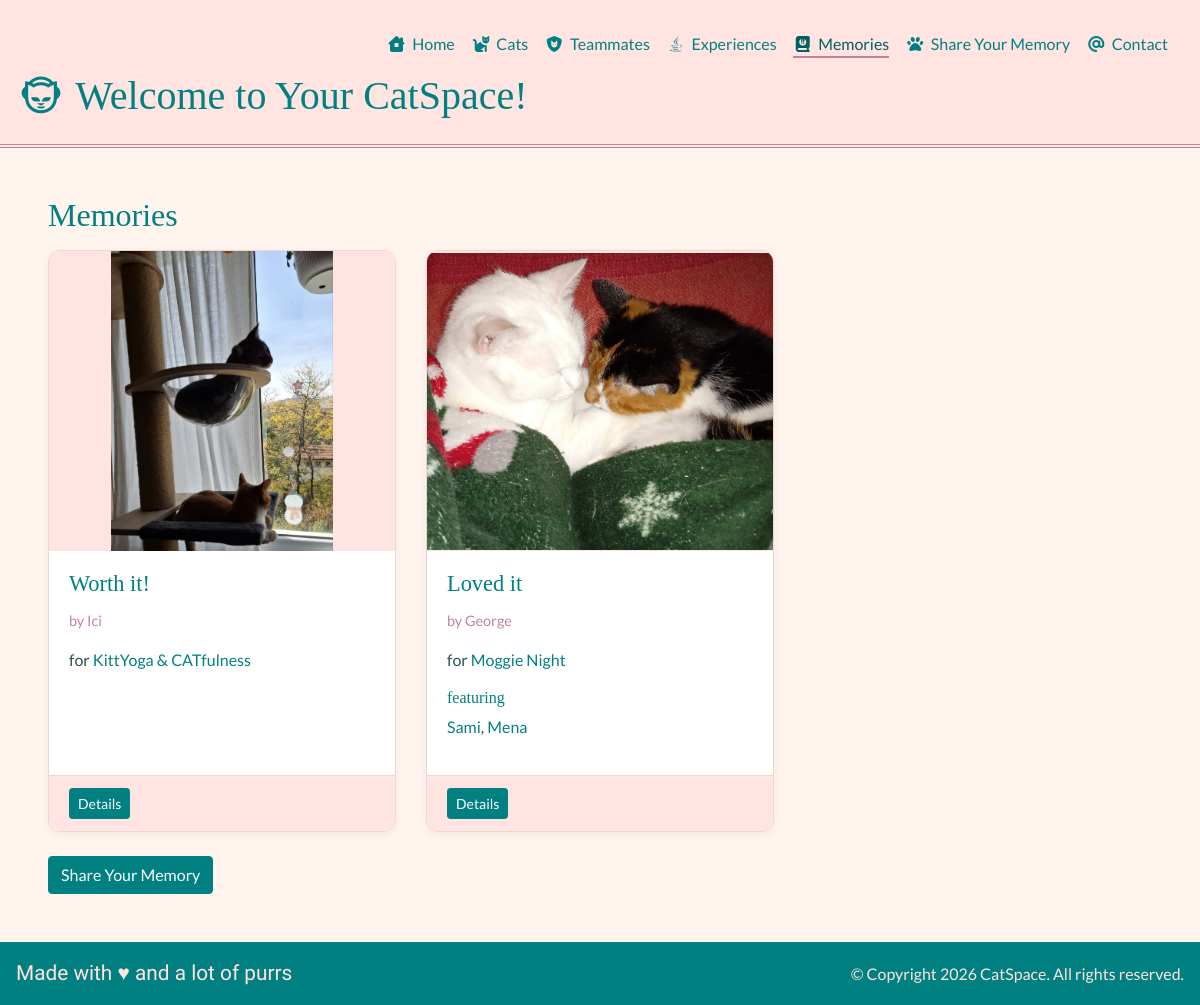
Screenshot of /memories/ with the database file from the repository.
### memories/models.py (models this page shows, shortened)
class Memory(TimeStampMixin):
    title = models.CharField(max_length=30)
    author = models.CharField(max_length=30)
    description = models.TextField(blank=True)
    image = models.ImageField(upload_to="memories/", null=True, blank=True)
    rating = models.PositiveSmallIntegerField(validators=[MinValueValidator(1), MaxValueValidator(10)],
                                              null=True, blank=True)
    experience = models.ForeignKey("experiences.Experience", on_delete=models.SET_NULL, related_name="memories",
                                   null=True, blank=True)
    cats = models.ManyToManyField("cats.Cat", related_name="memories", blank=True)
    class Meta:
        ordering = ["-updated_at"]

### experiences/models.py (models this page shows, shortened)
class Experience(TimeStampMixin):
    name = models.CharField(max_length=30, unique=True)
    description = models.TextField(blank=True)
    cover_image_url = models.URLField(null=True, blank=True)
    price = models.DecimalField(max_digits=5, decimal_places=2, validators=[MinValueValidator(0)])
    teammate = models.ForeignKey("teammates.Teammate", on_delete=models.SET_NULL, null=True, blank=True,
                                 related_name="experiences")
    is_available = models.BooleanField(default=True, blank=True)
    slug = models.SlugField(blank=True, unique=True)
    class Meta:
        ordering = ["-updated_at"]
    def __str__(self) -> str:
        return self.name

### cats/models.py (models this page shows, shortened)
class Cat(TimeStampMixin):
    class FurChoice(models.TextChoices):
        BLACK = "Black", "Black"
        WHITE = "White", "White"
        GINGER = "Ginger", "Ginger"
        GRAY = "Gray", "Gray"
        TABBY = "Tabby", "Tabby"
        TUXEDO= "Tuxedo", "Tuxedo"
        CALICO = "Calico", "Calico"
        OTHER = "Other", "Other"
    class EyesChoice(models.TextChoices):
        BLUE = "Blue", "Blue"
        GREEN = "Green", "Green"
        YELLOW = "Yellow", "Yellow"
        ORANGE = "Orange", "Orange"
        HETEROCHROMIA = "Heterochromia", "Heterochromia"
        OTHER = "Other", "Other"
    name = models.CharField(max_length=30, unique=True)
    description = models.TextField(blank=True)
    birthday = models.DateField(blank=True, null=True, validators=[validate_birthday])
    image_url = models.URLField(blank=True, null=True)
    eyes = models.CharField(choices=EyesChoice.choices, max_length=20)
    fur = models.CharField(choices=FurChoice.choices, max_length=20)
    is_long_haired = models.BooleanField(default=False, blank=True)
    def __str__(self) -> str:
        return self.name
    class Meta:
        ordering = ["created_at"]

### memories/views.py (the view)
# urls.py: path("", views.MemoryList.as_view(), name="list"),
class MemoryList(ListView):
    queryset = Memory.objects.select_related("experience").prefetch_related("cats")
    paginate_by = 3

### templates/memories/memory_list.html (shortened to what this page needs)
{% extends "base.html" %}
{% load static %}
{% block content %}
    <h2>Memories</h2>
    <section class="row card-list">
        {% for memory in memory_list %}
            <article class="col-md-6 col-lg-4 mb-4">
                <div class="card h-100">
                    {% if memory.image %}
                        <a href="{{ memory.image.url }}" target="_blank">
                            <img src="{{ memory.image.url }}" alt="Memory Image" class="card-img-top">
                        </a>
                    {% else %}
                        <div class="card-img-placeholder"><i class="fa-solid fa-paw"></i></div>
                    {% endif %}
                    <div class="card-body">
                        <h3 class="card-title">{{ memory.title }}</h3>
                        <p class="card-meta">by {{ memory.author }}</p>
                        {% if memory.experience %}
                            <p>for <a href="{% url 'experiences:detail' memory.experience.slug %}">{{ memory.experience }}</a></p>
                        {% endif %}
                        {% if memory.cats.all %}
                            <h4 class="card-subheading">featuring</h4>
                            <p>
                                {% for cat in memory.cats.all %}
                                    <a href="{% url 'cats:detail' cat.pk %}">{{ cat }}</a>{% if not forloop.last %}, {% endif %}
                                {% endfor %}
                            </p>
                        {% endif %}
                    </div>
                    <div class="card-footer">
                        <a class="btn btn-primary btn-sm" href="{% url 'memories:detail' memory.pk %}">Details</a>
                    </div>
                </div>
            </article>
        {% empty %}
            <div class="my-3">
                <img src="{% static 'images/hestia_hephaestus.jpg' %}" alt="Hestia Hephaestus Cats" width="600px"
                     height="auto">
            </div>
        {% endfor %}
    </section>
    <div><a class="btn btn-primary" href="{% url 'memories:create' %}">Share Your Memory</a></div>
{% endblock %}

### static/css/styles.css (style rules this page uses)
:root { --teal: teal; --teal-dark: #006060; --rose: mistyrose; --paper: seashell; --dusty-rose: #c08497; --ink: darkslategray; --card-border: #ead9d0; --danger: #b5525c; }
body { background-color: var(--paper); font-family: 'Lato', sans-serif; color: var(--ink); }
h1, h2, h3, h4, h5 { font-family: 'Playfair Display', serif; color: var(--teal); }
h2 { margin-bottom: 1rem; }
a { color: var(--teal); }
img { border-radius: 10px; max-width: 100%; }
.btn-primary { background-color: var(--teal); border-color: var(--teal); }
.card { background-color: white; border: 1px solid var(--card-border); border-radius: 12px; box-shadow: 0 2px 8px rgba(0, 0, 0, 0.06); overflow: hidden; transition: transform 0.2s ease, box-shadow 0.2s ease; }
.card-header, .card-footer { background-color: var(--rose); border-color: var(--card-border); }
.card-title { font-size: 1.4rem; }
.card-img-top { width: 100%; height: 300px; object-fit: contain; background-color: var(--rose); border-radius: 0; }
.card-meta { font-size: 0.9rem; color: var(--dusty-rose); }
.card-subheading { font-size: 1rem; margin-top: 1rem; }

### rows the page displays
Memory: image (picture), title "Worth it!", author "Ici", experience "KittYoga & CATfulness"
Memory: image (picture), title "Loved it", author "George", experience "Moggie Night"
Cat: name "Sami"
Cat: name "Mena"
